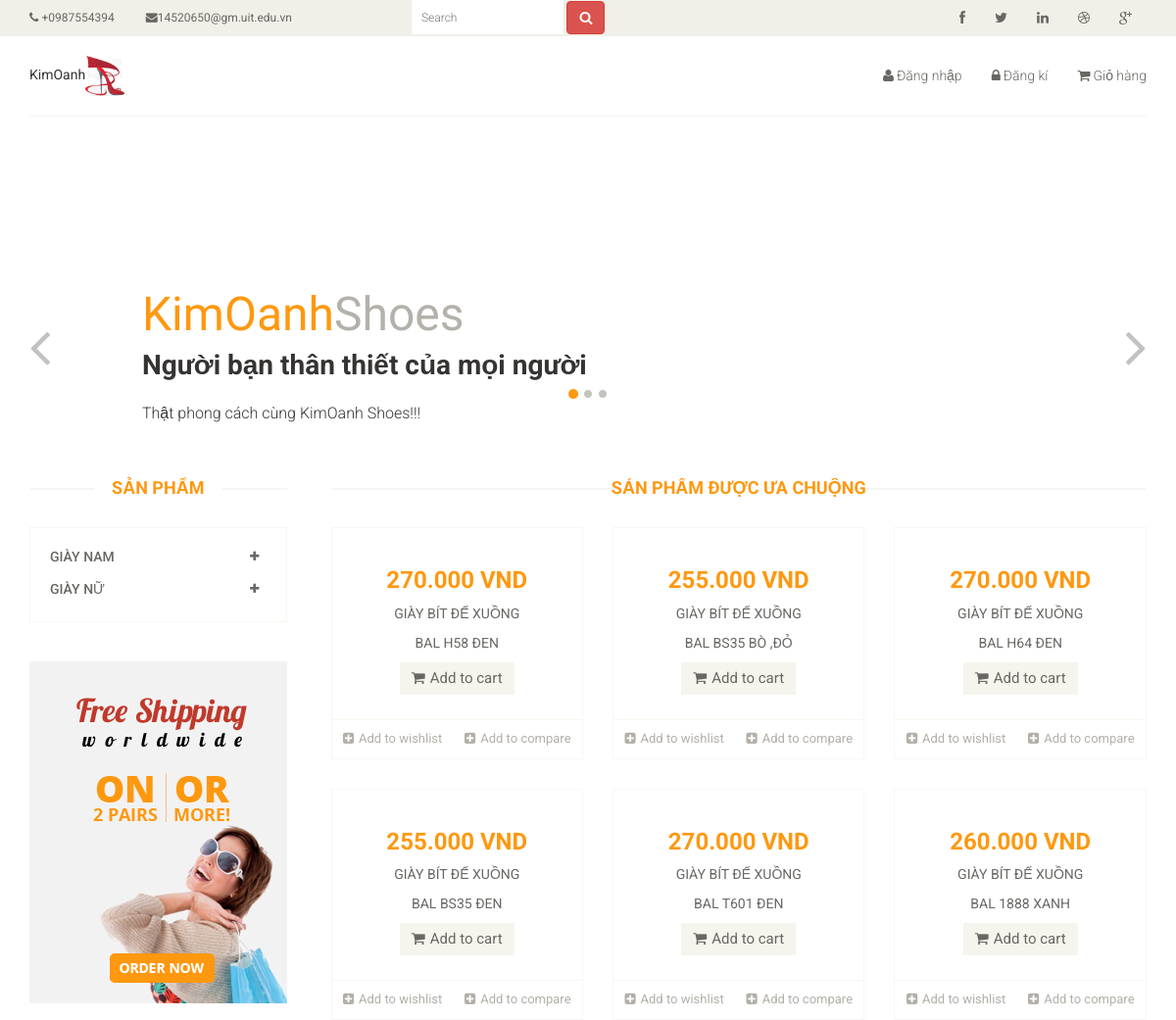
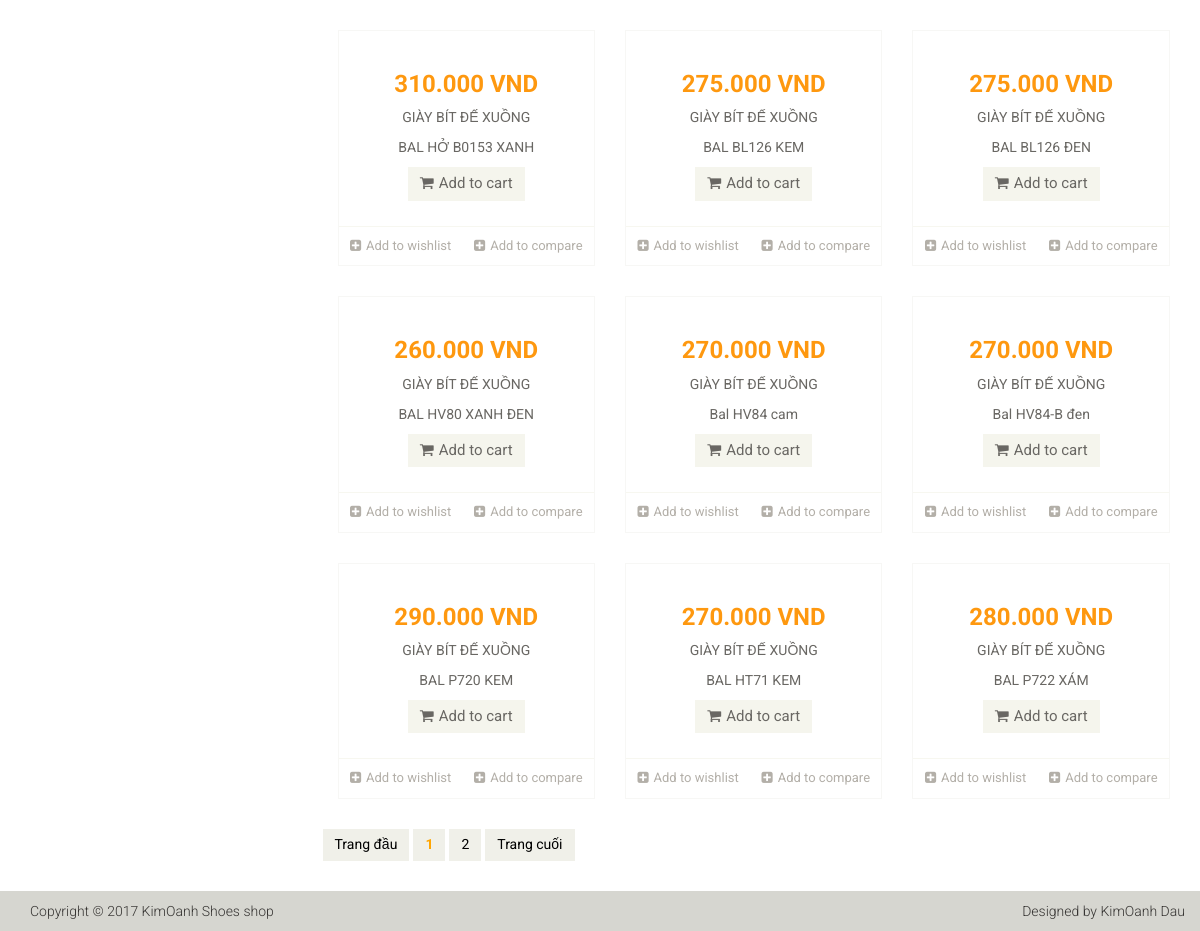
Page /catalog/giay_bit_de_xuong.php on the committed database (2 pictures, top to bottom).
### tables this page shows
CREATE TABLE `sanpham` (
  `MaSanPham` char(10) NOT NULL,
  `TenSanPham` varchar(30) NOT NULL,
  `GiaSanPham` int(7) NOT NULL,
  `LoaiSanPham` varchar(3) NOT NULL,
  `KieuSanPham` varchar(20) NOT NULL,
  `HinhAnh` varchar(100) NOT NULL
);

### catalog/giay_bit_de_xuong.php (the view, shortened to what this page needs)
<?php
	require '../upload/database_config.php';
							$per_page = 15;
							$catalog_name = 'xuong';
							$catalog_url='giay_bit_de_xuong.php';
								$sql_result_count = "SELECT MaSanPham FROM sanpham WHERE KieuSanPham like'%$catalog_name%'";
								$result_count = $conn->query($sql_result_count);
								$count = $result_count->num_rows;
								if(isset($_GET["page"])){
									$page = $_GET["page"];
								}
								else $page = 1;
								if($page == "" || $page < "1" || $page == "1"){
									$page_num = 0;
								}else if($page > ceil($count/$per_page)){
									$page_num = ceil($count/$per_page);
								}else{
									$page_num = ($page*$per_page) - $per_page;
								}
								$num_of_page = ceil($count/$per_page);
										$sql = "SELECT MaSanPham, TenSanPham, KieuSanPham, GiaSanPham, HinhAnh
										FROM sanpham
										WHERE KieuSanPham like '%$catalog_name%'
										ORDER BY MaSanPham DESC
										LIMIT $page_num , $per_page";
										$result = $conn->query($sql);
												while($row = $result->fetch_assoc()) {
												echo '<div class="col-sm-4"><div class="product-image-wrapper"><div class="single-products"><div class="productinfo text-center">';
												echo '<h2>'.$row['GiaSanPham'].'.000 VND</h2>';
												echo '<p>'.$row['KieuSanPham'].'</p>';
												echo '<p>'.$row['TenSanPham'].'</p>';
												echo '<a href="#" class="btn btn-default add-to-cart"><i class="fa fa-shopping-cart"></i>Add to cart</a></div><div class="product-overlay"><div class="overlay-content">';
												echo '<a href="../upload/addcart.php?item='.$row['MaSanPham'].'" class="btn btn-default add-to-cart"><i class="fa fa-shopping-cart"></i>Add to cart</a></div></div></div><div class="choose"><ul class="nav nav-pills nav-justified"><li><a href="#"><i class="fa fa-plus-square"></i>Add to wishlist</a></li><li><a href="#"><i class="fa fa-plus-square"></i>Add to compare</a></li></ul></div></div></div>';
											}
								echo "</div><div class='row'><ul class='pagination alg-right-pad'>";
								echo '<li><a href="'.$catalog_url.'?page=1">Trang đầu</a></li>';
								if($page >= 2){
									$i = $page;
								}
								else $i = 1;
								for($i; $i<$page + 4 && $i <= $num_of_page ;$i++){
									echo '<li><a href="'.$catalog_url.'?page='.$i.'"> ';
									if($i == $page){
										echo '<strong style="color:orange">'.$i.'</strong>';
									}
									else
										echo $i;
									echo' </a></li>';
							}
							echo '<li><a href="'.$catalog_url.'	?page='.$num_of_page.'">Trang cuối</a></li>';
							echo "</ul></div>";
?>

### rows in the picture
sanpham: GiaSanPham "270", KieuSanPham "GIÀY BÍT ĐẾ XUỒNG", TenSanPham "BAL H58 ĐEN"
sanpham: GiaSanPham "255", KieuSanPham "GIÀY BÍT ĐẾ XUỒNG", TenSanPham "BAL BS35 BÒ ,ĐỎ"
sanpham: GiaSanPham "270", KieuSanPham "GIÀY BÍT ĐẾ XUỒNG", TenSanPham "BAL H64 ĐEN"
sanpham: GiaSanPham "255", KieuSanPham "GIÀY BÍT ĐẾ XUỒNG", TenSanPham "BAL BS35 ĐEN"
sanpham: GiaSanPham "270", KieuSanPham "GIÀY BÍT ĐẾ XUỒNG", TenSanPham "BAL T601 ĐEN"
sanpham: GiaSanPham "260", KieuSanPham "GIÀY BÍT ĐẾ XUỒNG", TenSanPham "BAL 1888 XANH"
sanpham: GiaSanPham "310", KieuSanPham "GIÀY BÍT ĐẾ XUỒNG", TenSanPham "BAL HỞ B0153 XANH"
sanpham: GiaSanPham "275", KieuSanPham "GIÀY BÍT ĐẾ XUỒNG", TenSanPham "BAL BL126 KEM"
sanpham: GiaSanPham "275", KieuSanPham "GIÀY BÍT ĐẾ XUỒNG", TenSanPham "BAL BL126 ĐEN"
sanpham: GiaSanPham "260", KieuSanPham "GIÀY BÍT ĐẾ XUỒNG", TenSanPham "BAL HV80 XANH ĐEN"
sanpham: GiaSanPham "270", KieuSanPham "GIÀY BÍT ĐẾ XUỒNG", TenSanPham "Bal HV84 cam"
sanpham: GiaSanPham "270", KieuSanPham "GIÀY BÍT ĐẾ XUỒNG", TenSanPham "Bal HV84-B đen"
sanpham: GiaSanPham "290", KieuSanPham "GIÀY BÍT ĐẾ XUỒNG", TenSanPham "BAL P720 KEM"
sanpham: GiaSanPham "270", KieuSanPham "GIÀY BÍT ĐẾ XUỒNG", TenSanPham "BAL HT71 KEM"
sanpham: GiaSanPham "280", KieuSanPham "GIÀY BÍT ĐẾ XUỒNG", TenSanPham "BAL P722 XÁM"
